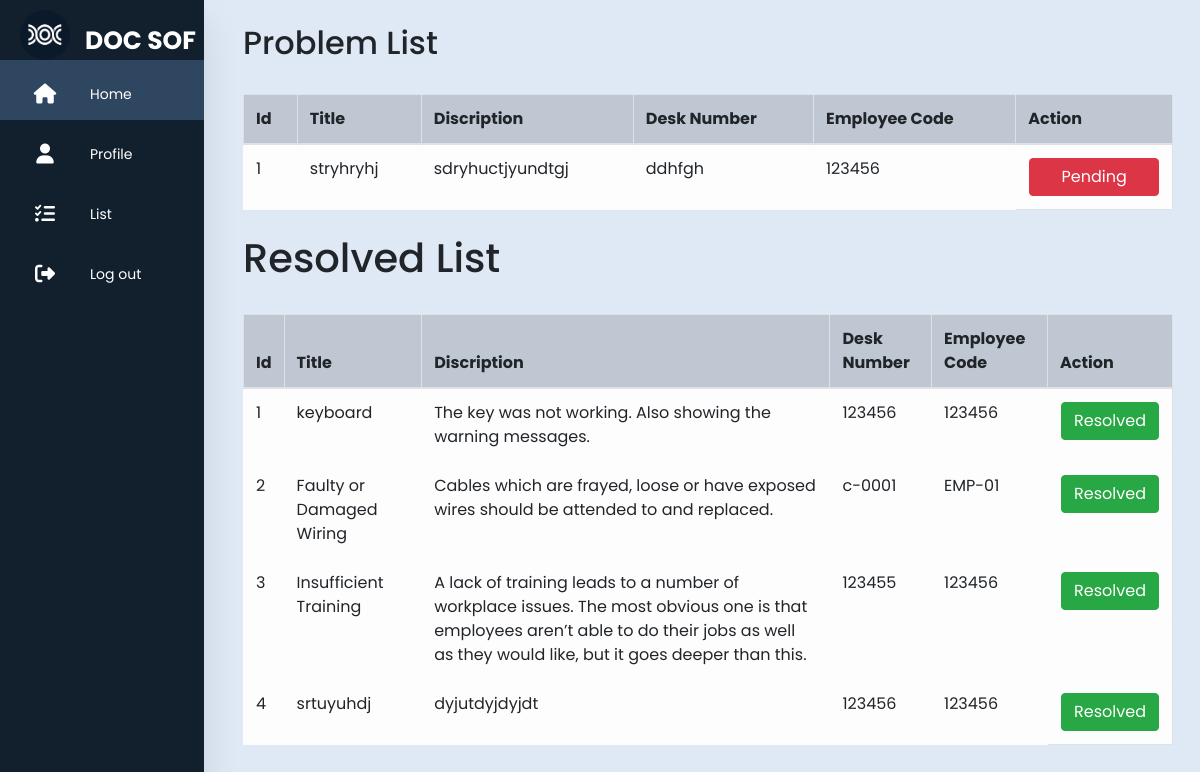
Screenshot of /project/user/index.php (signed in) with the database file from the repository.
### tables this page shows
CREATE TABLE `problemlist` (
  `id` int(11) NOT NULL,
  `title` varchar(300) NOT NULL,
  `description` text NOT NULL,
  `deskno` varchar(50) NOT NULL,
  `empcode` varchar(100) NOT NULL,
  `status` varchar(50) NOT NULL DEFAULT 'pending',
  `forward` int(11) DEFAULT NULL
);

### project/user/index.php (the view, shortened to what this page needs)
<!DOCTYPE html>
<html lang="en">
<head>
    <link rel="stylesheet" href="https://cdn.jsdelivr.net/npm/bootstrap@4.4.1/dist/css/bootstrap.min.css">
    <link rel="stylesheet" href="../css/navstyle.css">
</head>
<body>
    <nav>
        <div class="containe">
            <ul>
                <li>
                    <div class="logo">
                            <img src="../logo.png" alt="logo" >
                            <div class="nav-item span">Doc Sof</div>
                    </div>
                </li>
                <li><a href="" class="home">
                    <i class="fas fa-home"></i>
                    <span class="nav-item">Home</span>
                </a></li>
                <li><a href="profile.php">
                    <i class="fas fa-user"></i>
                    <span class="nav-item">Profile</span>
                </a></li>
                <li><a href="emplist.php">
                    <i class="fas fa-tasks"></i>
                    <span class="nav-item">List</span>
                </a></li>
                <li><a href="signout.php">
                    <i class="fas fa-solid fa-right-from-bracket" ></i>
                    <span class="nav-item">Log out</span>
                </a></li>
            </ul>
        </div>
    </nav>
    <main class="cent">
    <div class="container">
            <header class="d-flex justify-content-between my-4">
                <h2>
                    Problem List
                </h2>
            </header>
                    <?php
                        include ("connect.php");
                        $sql= "SELECT * FROM problemlist WHERE status='pending' and forward='".$_SESSION['user_id']."'" ;
                        $result=$conn->query($sql);
                        if(mysqli_num_rows($result) > 0){
                            echo "<table class='table table-bordered'>
                            <thead>
                                <tr class='table-active'>
                                    <th>Id</th>
                                    <th>Title</th>
                                    <th>Discription</th>
                                    <th>Desk Number</th>
                                    <th>Employee Code</th>
                                    <th>Action</th>
                                </tr>
                            </thead>
                            <tbody>";
                            $counter=0;
                            while ($row=$result->fetch_assoc()) {
                                $counter++;
                                ?>
                                        <tr class='table-light'>
                                            <td><?=$counter;?></td>
                                            <td><?=$row["title"];?></td>
                                            <td><?=$row["description"];?></td>
                                            <td><?=$row["deskno"];?></td>
                                            <td><?=$row["empcode"];?></td>
                                            <td class="d-flex">
                                                 <a href="approve.php?approve=<?= $row['id'];?>"
                                                 class="btn btn-danger w-100" onclick="return confirm('Are you sure the problem has resolved?')">Pending</a>
                                            </td>
                                        </tr>
                                <?php
                            }
                        }else {
                        ?>
                            <div style="color: red;text-align:center;background-color:rgb(255, 203, 203);margin:0 20vw">
                                <h2>No Data Found</h2>
                            </div>
                        <?php
                        }
                    ?>
                </tbody>
            </table>
            </div>
            <div class="container">
            <header class="d-flex justify-content-between my-4">
                <h1>
                    Resolved List
                </h1>
            </header>
                    <?php
                       $sql= "SELECT * FROM problemlist WHERE status='resolve' and forward='".$_SESSION['user_id']."'" ;
                        $result=$conn->query($sql);
                        if(mysqli_num_rows($result) > 0){
                            echo "<table class='table table-bordered'>
                            <thead>
                                <tr class='table-active'>
                                    <th>Id</th>
                                    <th>Title</th>
                                    <th>Discription</th>
                                    <th>Desk Number</th>
                                    <th>Employee Code</th>
                                    <th>Action</th>
                                </tr>
                            </thead>
                            <tbody>";
                            $counter=0;
                            while ($row=$result->fetch_assoc()) {
                                $counter++;
                                ?>
                                            <tr class='table-light'>
                                            <td><?=$counter;?></td>
                                            <td><?=$row["title"];?></td>
                                            <td><?=$row["description"];?></td>
                                            <td><?=$row["deskno"];?></td>
                                            <td><?=$row["empcode"];?></td>
                                            <td class="d-flex">
                                                <button class="btn btn-success w-100" >Resolved</button>
                                            </td>
                                        </tr>
                                <?php
                            }
                        }else {
                        ?>
                            <div style="color: red;text-align:center;background-color:rgb(255, 203, 203);margin:0 20vw">
                                <h2>No Data Found</h2>
                            </div>
                        <?php
                        }
                    ?>
                </tbody>
            </table>
        </div>
    </main>
</body>
</html>

### project/css/navstyle.css (style rules this page uses)
* { margin: 0; padding: 0; outline: none; border: none; text-decoration: none; box-sizing: border-box; font-family: "Poppins",sans-serif; }
body { background: #dfe9f5; background-size: 100% 100%; }
nav { position: fixed; top: 0; bottom: 0; height: 100%; left: 0; background: #12202e; width: 6%; overflow: hidden; transition: width 0.5s linear; box-shadow: 0 20px 35px rgba(0, 0, 0, 0.1); }
.logo { text-align: center; display: flex; transition: all 0.7s ease; margin: 10px 0 0 20px; }
.logo img { width: 50px; height: 50px; border-radius: 50%; }
.logo .span { font-weight: bold; display:flex; padding-left: 55px; font-size: 25px; position: absolute; color: rgb(255, 255, 255); text-transform: uppercase; }
a { position: relative; color: rgb(255, 255, 255); font-size: 14px; display: table; width: 300px; padding: 10px; }
.fas { position: relative; width: 70px; height: 40px; top: 14px; font-size: 20px; text-align: center; }
.nav-item { position: relative; top: 12px; margin-left: 10px; }
main { transition: all 0.9s ease; }

### project/user/index.php (style rules this page uses)
main { margin-left: 7%; }
.logo .span { margin-top: 10px; }
.home { background-color: #2f4661; }

### rows the page displays
problemlist: title "stryhryhj", description "sdryhuctjyundtgj", deskno "ddhfgh", empcode "123456"
problemlist: title "keyboard", description "The key was not working. Also showing the warning messages.", deskno "123456", empcode "123456"
problemlist: title "Faulty or Damaged Wiring", description "Cables which are frayed, loose or have exposed wires should be attended to and replaced.", deskno "c-0001", empcode "EMP-01"
problemlist: title "Insufficient Training", description "A lack of training leads to a number of workplace issues. The most obvious one is that employees aren’t able to do their jobs as well as they would like, but it goes deeper than this.", deskno "123455", empcode "123456"
problemlist: title "srtuyuhdj", description "dyjutdyjdyjdt", deskno "123456", empcode "123456"
